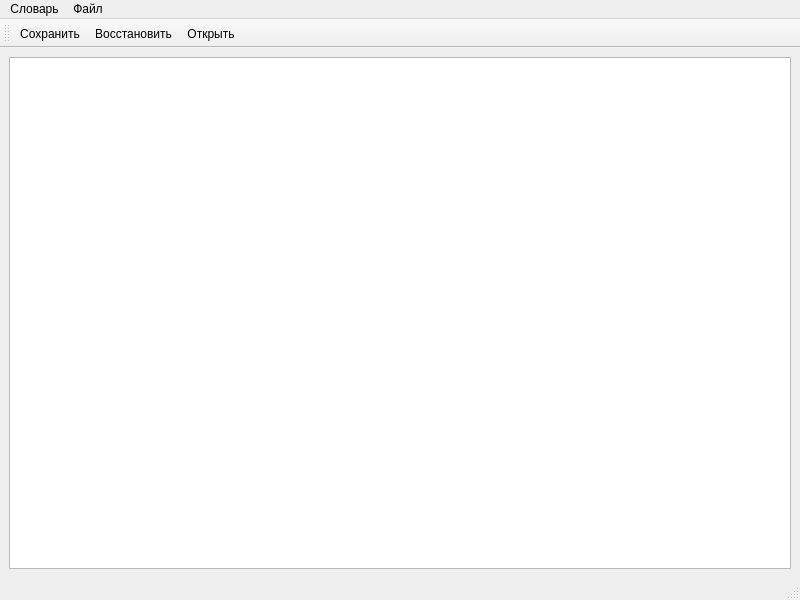
<?xml version="1.0" encoding="UTF-8"?>
<ui version="4.0">
 <class>MainWindow</class>
 <widget class="QMainWindow" name="MainWindow">
  <property name="geometry">
   <rect>
    <x>0</x>
    <y>0</y>
    <width>800</width>
    <height>600</height>
   </rect>
  </property>
  <property name="windowTitle">
   <string>MainWindow</string>
  </property>
  <widget class="QWidget" name="centralwidget">
   <layout class="QVBoxLayout" name="verticalLayout">
    <item>
     <widget class="QTableView" name="dictView"/>
    </item>
   </layout>
  </widget>
  <widget class="QMenuBar" name="menubar">
   <property name="geometry">
    <rect>
     <x>0</x>
     <y>0</y>
     <width>800</width>
     <height>21</height>
    </rect>
   </property>
   <widget class="QMenu" name="menu">
    <property name="title">
     <string>Файл</string>
    </property>
    <addaction name="open_file_action"/>
   </widget>
   <widget class="QMenu" name="menu_2">
    <property name="title">
     <string>Словарь</string>
    </property>
    <addaction name="open_dict_action"/>
    <addaction name="save_dict_action"/>
   </widget>
   <addaction name="menu_2"/>
   <addaction name="menu"/>
  </widget>
  <widget class="QStatusBar" name="statusbar"/>
  <widget class="QToolBar" name="toolBar">
   <property name="windowTitle">
    <string>toolBar</string>
   </property>
   <attribute name="toolBarArea">
    <enum>TopToolBarArea</enum>
   </attribute>
   <attribute name="toolBarBreak">
    <bool>false</bool>
   </attribute>
   <addaction name="save_dict_action"/>
   <addaction name="open_dict_action"/>
   <addaction name="open_file_action"/>
  </widget>
  <action name="open_dict_action">
   <property name="icon">
    <iconset resource="resources.qrc">
     <normaloff>:/res/img/open_dict.png</normaloff>:/res/img/open_dict.png</iconset>
   </property>
   <property name="text">
    <string>Восстановить</string>
   </property>
   <property name="shortcut">
    <string>Ctrl+L</string>
   </property>
  </action>
  <action name="save_dict_action">
   <property name="icon">
    <iconset resource="resources.qrc">
     <normaloff>:/res/img/save_dict.png</normaloff>:/res/img/save_dict.png</iconset>
   </property>
   <property name="text">
    <string>Сохранить</string>
   </property>
   <property name="shortcut">
    <string>Ctrl+S</string>
   </property>
  </action>
  <action name="open_file_action">
   <property name="icon">
    <iconset resource="resources.qrc">
     <normaloff>:/res/img/open_document.png</normaloff>:/res/img/open_document.png</iconset>
   </property>
   <property name="text">
    <string>Открыть</string>
   </property>
   <property name="shortcut">
    <string>Ctrl+O</string>
   </property>
  </action>
 </widget>
 <resources>
  <include location="resources.qrc"/>
 </resources>
 <connections/>
</ui>
